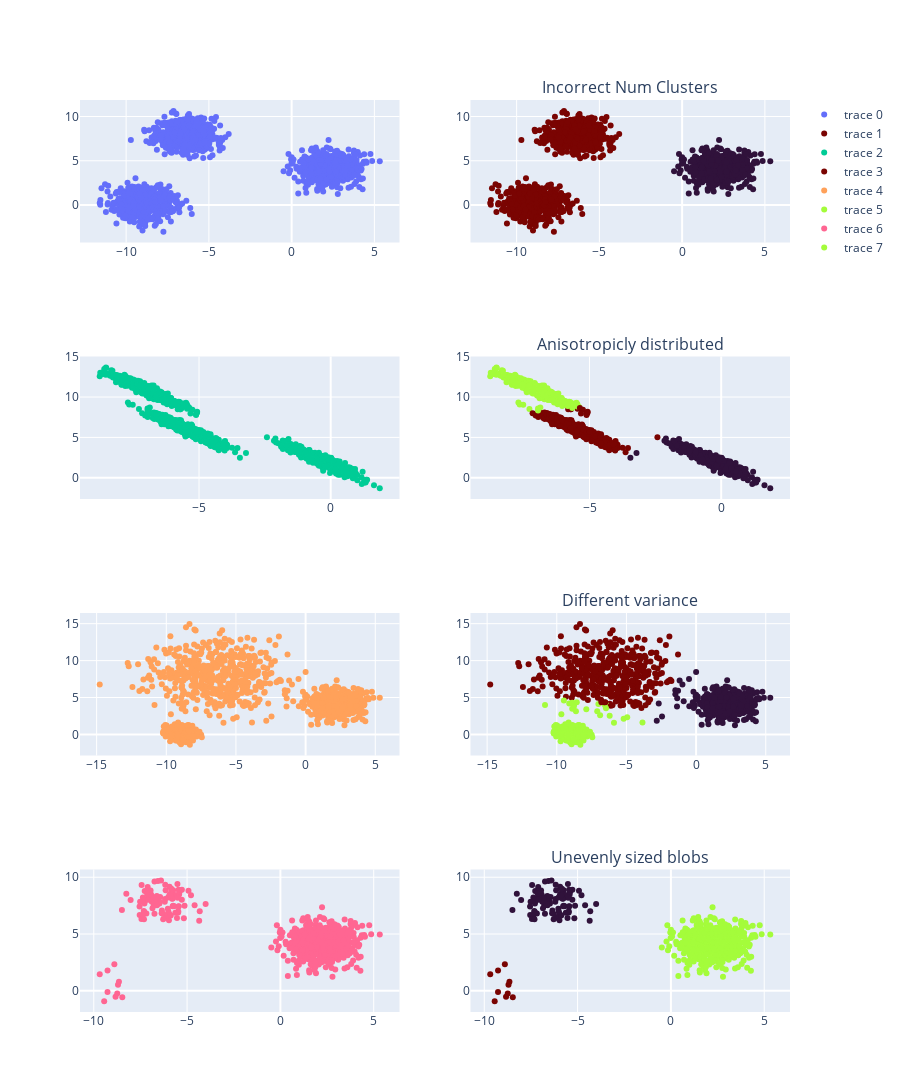

The notebook cell this image was saved under:
### Markdown cell above
<br/>

### Pros and Cons for Statistical Datasets

||Pros|Cons|
|---|---|---|
|1|Relatively simple to implement|Choosing _k_ manually|
|2|Scales to large data sets|Being dependent on initial values|
|3|Guarantees convergence|Clustering data of varying sizes and density|
|4|Can warm-start the positions of centroids|Clustering outliers|
|5|Easily adapts to new examples|Scaling with number of dimensions|

### Code cell
random_state = 768
n_samples = 1500

# Assessment of K Means Clustering for different Hyper-Elliptical Datasets
# with different statistical variations (transformation, variance and cluster sizes)


fig = make_subplots(
    rows=4,
    cols=2,
    subplot_titles=(
        "",
        "Incorrect Num Clusters",
        "",
        "Anisotropicly distributed",
        "",
        "Different variance",
        "",
        "Unevenly sized blobs",
    ),
)


x1, y1 = make_blobs(n_samples=n_samples, random_state=random_state)
fig.add_trace(go.Scatter(x=x1[:, 0], y=x1[:, 1], mode="markers"), row=1, col=1)

y_pred = KMeans(n_clusters=2, random_state=random_state).fit_predict(x1)
fig.add_trace(
    go.Scatter(
        x=x1[:, 0],
        y=x1[:, 1],
        mode="markers",
        marker=dict(color=y_pred, colorscale="Turbo"),
    ),
    row=1,
    col=2,
)

transformation = [[0.60, -0.65], [-0.40, 0.85]]
x2 = np.dot(x1, transformation)
fig.add_trace(go.Scatter(x=x2[:, 0], y=x2[:, 1], mode="markers"), row=2, col=1)

y_pred = KMeans(n_clusters=3, random_state=random_state).fit_predict(x2)
fig.add_trace(
    go.Scatter(
        x=x2[:, 0],
        y=x2[:, 1],
        mode="markers",
        marker=dict(color=y_pred, colorscale="Turbo"),
    ),
    row=2,
    col=2,
)

x3, _ = make_blobs(
    n_samples=n_samples, random_state=random_state, cluster_std=[1.0, 2.5, 0.5]
)
fig.add_trace(go.Scatter(x=x3[:, 0], y=x3[:, 1], mode="markers"), row=3, col=1)

y_pred = KMeans(n_clusters=3, random_state=random_state).fit_predict(x3)
fig.add_trace(
    go.Scatter(
        x=x3[:, 0],
        y=x3[:, 1],
        mode="markers",
        marker=dict(color=y_pred, colorscale="Turbo"),
    ),
    row=3,
    col=2,
)


x4 = np.vstack((x1[y1 == 0][:500], x1[y1 == 1][:100], x1[y1 == 2][:10]))
fig.add_trace(go.Scatter(x=x4[:, 0], y=x4[:, 1], mode="markers"), row=4, col=1)

y_pred = KMeans(n_clusters=3, random_state=random_state).fit_predict(x4)
fig.add_trace(
    go.Scatter(
        x=x4[:, 0],
        y=x4[:, 1],
        mode="markers",
        marker=dict(color=y_pred, colorscale="Turbo"),
    ),
    row=4,
    col=2,
)


fig.update_layout(height=1600)

fig.show()

### Figure 1 — Plotly figure (JSON) as saved in the notebook; plotly's stock layout.template omitted (floating-point values rounded to 4 significant figures; data arrays with more than 128 entries replaced by an {"elided": "..."} marker saying what was removed)
{"data": [{"mode": "markers", "type": "scatter", "x": {"elided": "1500 float values"}, "xaxis": "x", "y": {"elided": "1500 float values"}, "yaxis": "y"}, {"marker": {"color": {"elided": "1500 int values"}, "colorscale": [[0, "#30123b"], [0.07143, "#4145ab"], [0.1429, "#4675ed"], [0.2143, "#39a2fc"], [0.2857, "#1bcfd4"], [0.3571, "#24eca6"], [0.4286, "#61fc6c"], [0.5, "#a4fc3b"], [0.5714, "#d1e834"], [0.6429, "#f3c63a"], [0.7143, "#fe9b2d"], [0.7857, "#f36315"], [0.8571, "#d93806"], [0.9286, "#b11901"], [1, "#7a0402"]]}, "mode": "markers", "type": "scatter", "x": {"elided": "1500 float values"}, "xaxis": "x2", "y": {"elided": "1500 float values"}, "yaxis": "y2"}, {"mode": "markers", "type": "scatter", "x": {"elided": "1500 float values"}, "xaxis": "x3", "y": {"elided": "1500 float values"}, "yaxis": "y3"}, {"marker": {"color": {"elided": "1500 int values"}, "colorscale": [[0, "#30123b"], [0.07143, "#4145ab"], [0.1429, "#4675ed"], [0.2143, "#39a2fc"], [0.2857, "#1bcfd4"], [0.3571, "#24eca6"], [0.4286, "#61fc6c"], [0.5, "#a4fc3b"], [0.5714, "#d1e834"], [0.6429, "#f3c63a"], [0.7143, "#fe9b2d"], [0.7857, "#f36315"], [0.8571, "#d93806"], [0.9286, "#b11901"], [1, "#7a0402"]]}, "mode": "markers", "type": "scatter", "x": {"elided": "1500 float values"}, "xaxis": "x4", "y": {"elided": "1500 float values"}, "yaxis": "y4"}, {"mode": "markers", "type": "scatter", "x": {"elided": "1500 float values"}, "xaxis": "x5", "y": {"elided": "1500 float values"}, "yaxis": "y5"}, {"marker": {"color": {"elided": "1500 int values"}, "colorscale": [[0, "#30123b"], [0.07143, "#4145ab"], [0.1429, "#4675ed"], [0.2143, "#39a2fc"], [0.2857, "#1bcfd4"], [0.3571, "#24eca6"], [0.4286, "#61fc6c"], [0.5, "#a4fc3b"], [0.5714, "#d1e834"], [0.6429, "#f3c63a"], [0.7143, "#fe9b2d"], [0.7857, "#f36315"], [0.8571, "#d93806"], [0.9286, "#b11901"], [1, "#7a0402"]]}, "mode": "markers", "type": "scatter", "x": {"elided": "1500 float values"}, "xaxis": "x6", "y": {"elided": "1500 float values"}, "yaxis": "y6"}, {"mode": "markers", "type": "scatter", "x": {"elided": "610 float values"}, "xaxis": "x7", "y": {"elided": "610 float values"}, "yaxis": "y7"}, {"marker": {"color": {"elided": "610 int values"}, "colorscale": [[0, "#30123b"], [0.07143, "#4145ab"], [0.1429, "#4675ed"], [0.2143, "#39a2fc"], [0.2857, "#1bcfd4"], [0.3571, "#24eca6"], [0.4286, "#61fc6c"], [0.5, "#a4fc3b"], [0.5714, "#d1e834"], [0.6429, "#f3c63a"], [0.7143, "#fe9b2d"], [0.7857, "#f36315"], [0.8571, "#d93806"], [0.9286, "#b11901"], [1, "#7a0402"]]}, "mode": "markers", "type": "scatter", "x": {"elided": "610 float values"}, "xaxis": "x8", "y": {"elided": "610 float values"}, "yaxis": "y8"}], "layout": {"annotations": [{"font": {"size": 16}, "showarrow": false, "text": "Incorrect Num Clusters", "x": 0.775, "xanchor": "center", "xref": "paper", "y": 1, "yanchor": "bottom", "yref": "paper"}, {"font": {"size": 16}, "showarrow": false, "text": "Anisotropicly distributed", "x": 0.775, "xanchor": "center", "xref": "paper", "y": 0.7188, "yanchor": "bottom", "yref": "paper"}, {"font": {"size": 16}, "showarrow": false, "text": "Different variance", "x": 0.775, "xanchor": "center", "xref": "paper", "y": 0.4375, "yanchor": "bottom", "yref": "paper"}, {"font": {"size": 16}, "showarrow": false, "text": "Unevenly sized blobs", "x": 0.775, "xanchor": "center", "xref": "paper", "y": 0.1562, "yanchor": "bottom", "yref": "paper"}], "height": 1600, "xaxis": {"anchor": "y", "domain": [0, 0.45]}, "xaxis2": {"anchor": "y2", "domain": [0.55, 1]}, "xaxis3": {"anchor": "y3", "domain": [0, 0.45]}, "xaxis4": {"anchor": "y4", "domain": [0.55, 1]}, "xaxis5": {"anchor": "y5", "domain": [0, 0.45]}, "xaxis6": {"anchor": "y6", "domain": [0.55, 1]}, "xaxis7": {"anchor": "y7", "domain": [0, 0.45]}, "xaxis8": {"anchor": "y8", "domain": [0.55, 1]}, "yaxis": {"anchor": "x", "domain": [0.8438, 1]}, "yaxis2": {"anchor": "x2", "domain": [0.8438, 1]}, "yaxis3": {"anchor": "x3", "domain": [0.5625, 0.7188]}, "yaxis4": {"anchor": "x4", "domain": [0.5625, 0.7188]}, "yaxis5": {"anchor": "x5", "domain": [0.2812, 0.4375]}, "yaxis6": {"anchor": "x6", "domain": [0.2812, 0.4375]}, "yaxis7": {"anchor": "x7", "domain": [0, 0.1562]}, "yaxis8": {"anchor": "x8", "domain": [0, 0.1562]}}}
